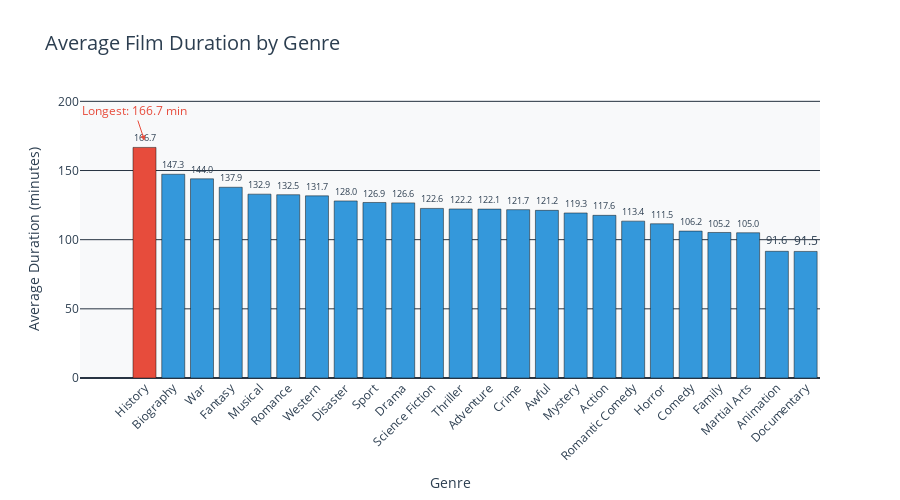

Source (notebook cell):
### Code cell
# Visualization: Genre Duration Analysis
fig_genre = go.Figure()

# Create color list - highlight the longest genre
colors = [PRODIVI_COLORS['accent'] if d == max_duration else PRODIVI_COLORS['secondary'] 
          for d in genre_duration['AvgDuration'].to_list()]

fig_genre.add_trace(go.Bar(
    x=genre_duration['Genre'].to_list(),
    y=genre_duration['AvgDuration'].to_list(),
    marker_color=colors,
    text=genre_duration['AvgDuration'].to_list(),
    textposition='outside',
    hovertemplate='<b>%{x}</b><br>' +
                  'Avg Duration: %{y:.1f} min<br>' +
                  '<extra></extra>'
))

fig_genre.update_layout(
    title={
        'text': 'Average Film Duration by Genre',
        'font': {'size': 20, 'color': PRODIVI_COLORS['text']}
    },
    xaxis_title='Genre',
    yaxis_title='Average Duration (minutes)',
    xaxis_tickangle=-45,
    plot_bgcolor=PRODIVI_COLORS['background'],
    paper_bgcolor='white',
    font={'color': PRODIVI_COLORS['text']},
    showlegend=False,
    height=500
)

# Add annotation for longest genre
fig_genre.add_annotation(
    x=longest_genres['Genre'][0],
    y=max_duration + 5,
    text=f"Longest: {max_duration} min",
    showarrow=True,
    arrowhead=2,
    arrowcolor=PRODIVI_COLORS['accent'],
    font={'color': PRODIVI_COLORS['accent'], 'size': 12}
)

fig_genre.show()

### Figure 1 — Plotly figure (JSON) as saved in the notebook; plotly's stock layout.template omitted (floating-point values rounded to 4 significant figures)
{"data": [{"hovertemplate": "<b>%{x}</b><br>Avg Duration: %{y:.1f} min<br><extra></extra>", "marker": {"color": ["#E74C3C", "#3498DB", "#3498DB", "#3498DB", "#3498DB", "#3498DB", "#3498DB", "#3498DB", "#3498DB", "#3498DB", "#3498DB", "#3498DB", "#3498DB", "#3498DB", "#3498DB", "#3498DB", "#3498DB", "#3498DB", "#3498DB", "#3498DB", "#3498DB", "#3498DB", "#3498DB", "#3498DB"]}, "text": ["166.7", "147.3", "144.0", "137.9", "132.9", "132.5", "131.7", "128.0", "126.9", "126.6", "122.6", "122.2", "122.1", "121.7", "121.2", "119.3", "117.6", "113.4", "111.5", "106.2", "105.2", "105.0", "91.6", "91.5"], "textposition": "outside", "x": ["History", "Biography", "War", "Fantasy", "Musical", "Romance", "Western", "Disaster", "Sport", "Drama", "Science Fiction", "Thriller", "Adventure", "Crime", "Awful", "Mystery", "Action", "Romantic Comedy", "Horror", "Comedy", "Family", "Martial Arts", "Animation", "Documentary"], "y": [166.7, 147.3, 144, 137.9, 132.9, 132.5, 131.7, 128, 126.9, 126.6, 122.6, 122.2, 122.1, 121.7, 121.2, 119.3, 117.6, 113.4, 111.5, 106.2, 105.2, 105, 91.6, 91.5], "type": "bar"}], "layout": {"title": {"font": {"size": 20, "color": "#2C3E50"}, "text": "Average Film Duration by Genre"}, "xaxis": {"title": {"text": "Genre"}, "tickangle": -45}, "font": {"color": "#2C3E50"}, "yaxis": {"title": {"text": "Average Duration (minutes)"}}, "plot_bgcolor": "#F8F9FA", "paper_bgcolor": "white", "showlegend": false, "height": 500, "annotations": [{"arrowcolor": "#E74C3C", "arrowhead": 2, "font": {"color": "#E74C3C", "size": 12}, "showarrow": true, "text": "Longest: 166.7 min", "x": "History", "y": 171.7}]}}
